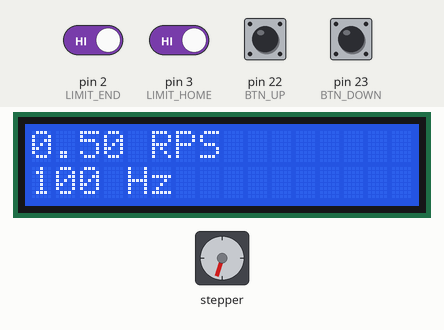
This sketch was run on a simulated Arduino Mega 2560, built with avr-gcc and run on an emulated ATmega2560. On the bench: stepper motor, 16×2 character LCD. Wiring (inferred from the names in the program): stepper motor driver (200 steps per turn assumed): step pin 53; direction pin 51. The inputs (shaded band) are chosen by the test bench; at power-on: pin 2 (LIMIT_END), pin 3 (LIMIT_HOME) HIGH, pin 22 (BTN_UP), pin 23 (BTN_DOWN) LOW. What the sketch prints to the serial monitor is not drawn.

Above: at 1.2 s.
1.3 s: pin 22 (BTN_UP) pulled HIGH for 0.15 s
At 1.73 s:
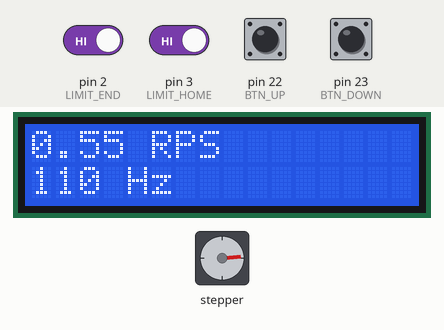
2.0 s: pin 2 (LIMIT_END) driven LOW
5.0 s: pin 3 (LIMIT_HOME) driven LOW
8.0 s: pin 23 (BTN_DOWN) pulled HIGH for 1 s
At 8.39 s:
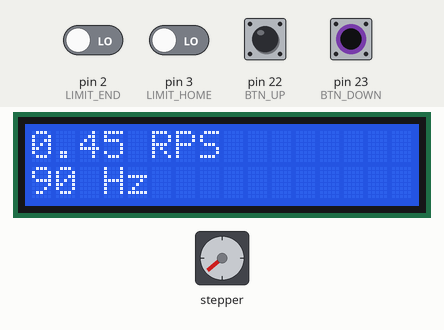
9.6 s: pin 23 (BTN_DOWN) pulled HIGH for 0.15 s
At 10.24 s:
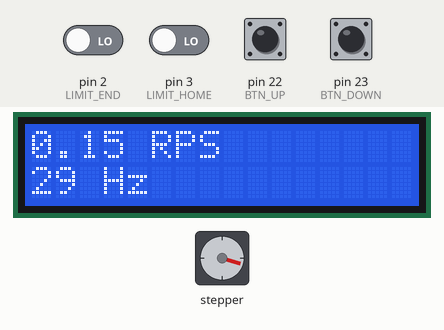
10.3 s: pin 22 (BTN_UP) pulled HIGH for 1 s
At 10.87 s:
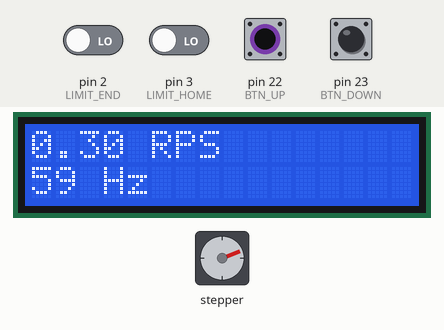
Timing chart, 0 to 12.9 s (numbered marks = the images above; inputs shaded):
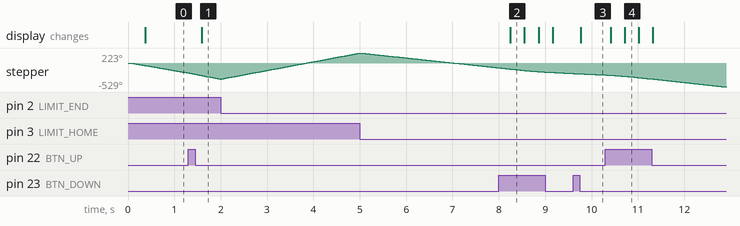

Measured:
- after the input at 1.3 s, the display: changes after 0.29 s (image 1)
- after the input at 8.0 s, the display: changes after 0.25 s (image 2)
- after the input at 9.6 s, the display: changes after 0.17 s (image 3)
- after the input at 10.3 s, the display: first changes after 0.12 s (image 4 shows a later state)

The sketch:

x_stage_resonance_test.ino
```cpp
// Continuous Run — X-Axis Stage, speed controlled by two buttons
// Direction: D51, Step: D53
// Limits: D2 (End), D3 (Home) — auto-reverses on trigger
// Btn UP: D22, Btn DOWN: D23
// LCD: RS=7, EN=8, D4=4, D5=5, D6=6, D7=11

#include <LiquidCrystal.h>

LiquidCrystal lcd(7, 8, 4, 5, 6, 11);

// ── CONFIGURATION ─────────────────────────────────────────────────────────
const int   DIR_PIN     = 51;
const int   STEP_PIN    = 53;
const int   LIMIT_END   = 2;    // INPUT_PULLUP — LOW = triggered
const int   LIMIT_HOME  = 3;    // INPUT_PULLUP — LOW = triggered
const int   BTN_UP      = 22;
const int   BTN_DOWN    = 23;
const int   SPR         = 200;   // steps/rev — match driver setting

const float MIN_RPS     = 0.1f;
const float MAX_RPS     = 20.0f;
const float RPS_STEP    = 0.05f;  // RPS change per button press
const int   DEBOUNCE_MS = 150;
// ──────────────────────────────────────────────────────────────────────────

float currentRPS = 0.5f;
bool  dirForward = true;  // true = toward end (LOW on DIR pin)

unsigned long lastStepMicros = 0;
bool          stepHigh       = false;

unsigned long lastUpMs   = 0;
unsigned long lastDownMs = 0;
unsigned long lastLCDMs  = 0;

void setDir(bool forward) {
  dirForward = forward;
  digitalWrite(DIR_PIN, forward ? LOW : HIGH);
}

void setup() {
  Serial.begin(115200);

  pinMode(DIR_PIN,    OUTPUT);
  pinMode(STEP_PIN,   OUTPUT);
  pinMode(LIMIT_END,  INPUT_PULLUP);
  pinMode(LIMIT_HOME, INPUT_PULLUP);
  pinMode(BTN_UP,   INPUT);   // external pull-down: HIGH = pressed
  pinMode(BTN_DOWN, INPUT);   // external pull-down: HIGH = pressed

  setDir(true);
  digitalWrite(STEP_PIN, LOW);

  lcd.begin(16, 2);
  lcd.clear();
  lcd.print("X-Axis Run");
  lcd.setCursor(0, 1);
  lcd.print(currentRPS, 2); lcd.print(" RPS");

  Serial.println("=== X-AXIS CONTINUOUS RUN ===");
  Serial.println("D22=UP (+0.05 RPS)  D23=DOWN (-0.05 RPS)");
  Serial.print("Start: "); Serial.print(currentRPS, 2); Serial.println(" RPS");
}

void loop() {
  unsigned long nowUs = micros();
  unsigned long nowMs = millis();

  // ── Limit check — flip direction instantly ────────────────────────────
  if (digitalRead(LIMIT_END)  == LOW && dirForward)  {
    setDir(false);
    Serial.println("  [END — reversing]");
  }
  if (digitalRead(LIMIT_HOME) == LOW && !dirForward) {
    setDir(true);
    Serial.println("  [HOME — reversing]");
  }

  // ── Non-blocking step ─────────────────────────────────────────────────
  unsigned long halfPeriod = (unsigned long)(500000.0f / (currentRPS * SPR));
  if (nowUs - lastStepMicros >= halfPeriod) {
    stepHigh = !stepHigh;
    digitalWrite(STEP_PIN, stepHigh ? HIGH : LOW);
    lastStepMicros = nowUs;
  }

  // ── Button UP ─────────────────────────────────────────────────────────
  if (digitalRead(BTN_UP) == HIGH && nowMs - lastUpMs > DEBOUNCE_MS) {
    lastUpMs = nowMs;
    currentRPS += RPS_STEP;
    if (currentRPS > MAX_RPS) currentRPS = MAX_RPS;
    Serial.print("RPS: "); Serial.print(currentRPS, 2);
    Serial.print("  Hz: "); Serial.println((long)(currentRPS * SPR));
  }

  // ── Button DOWN ───────────────────────────────────────────────────────
  if (digitalRead(BTN_DOWN) == HIGH && nowMs - lastDownMs > DEBOUNCE_MS) {
    lastDownMs = nowMs;
    currentRPS -= RPS_STEP;
    if (currentRPS < MIN_RPS) currentRPS = MIN_RPS;
    Serial.print("RPS: "); Serial.print(currentRPS, 2);
    Serial.print("  Hz: "); Serial.println((long)(currentRPS * SPR));
  }

  // ── LCD update @ 10 Hz ────────────────────────────────────────────────
  if (nowMs - lastLCDMs >= 100) {
    lastLCDMs = nowMs;
    lcd.setCursor(0, 0);
    lcd.print(currentRPS, 2); lcd.print(" RPS    ");
    lcd.setCursor(0, 1);
    lcd.print((long)(currentRPS * SPR)); lcd.print(" Hz      ");
  }
}
```
